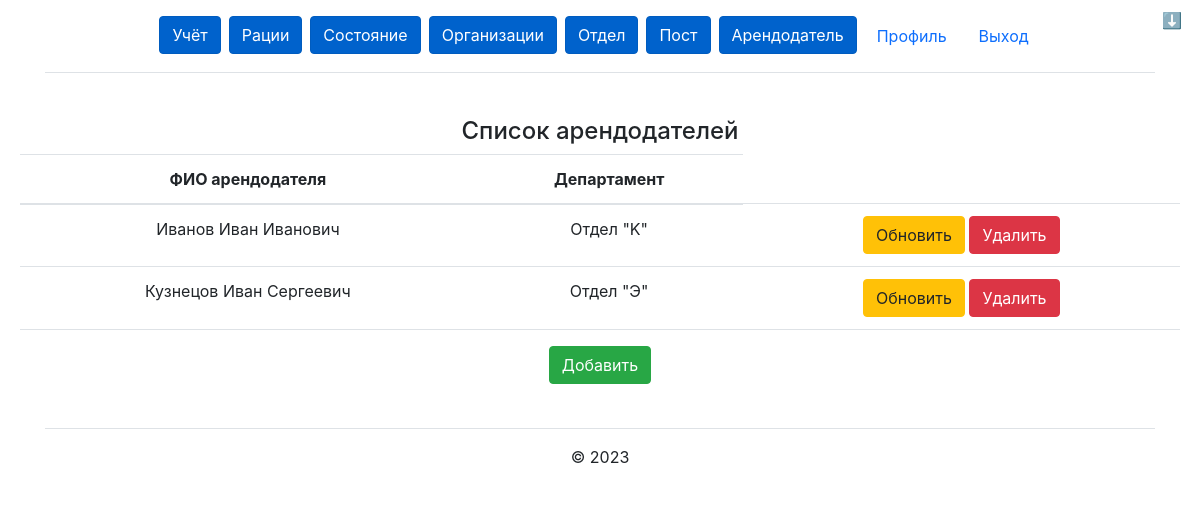
Page /resposible/ (signed in) on the earlier database version.
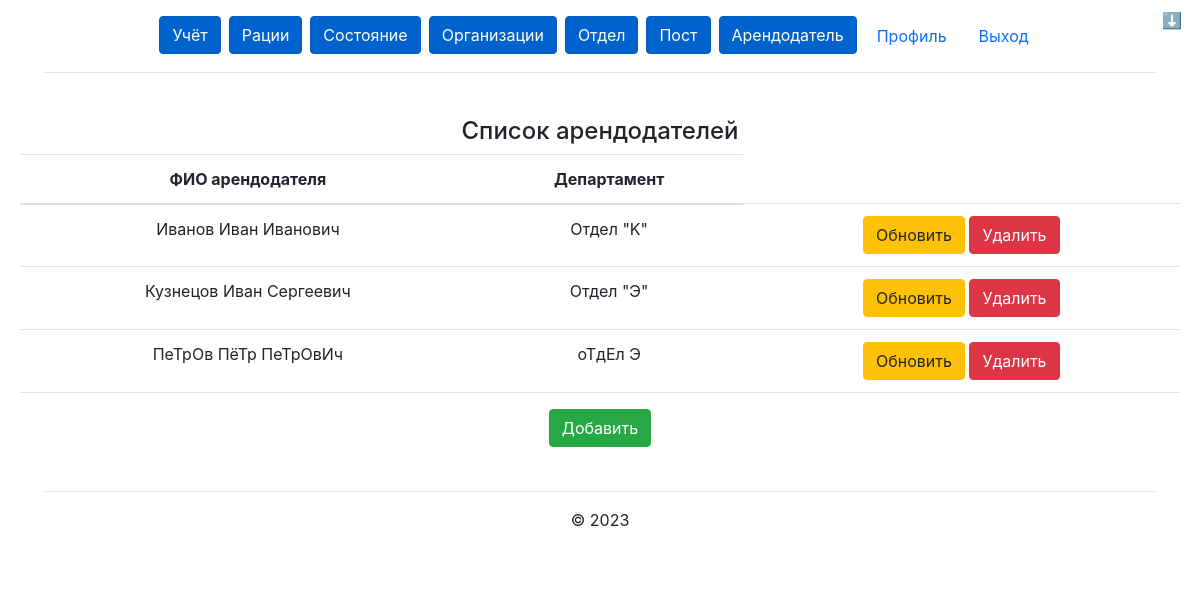
Same page on the later database version.
### resposible/models.py (models this page shows, shortened)
class Resposible(models.Model):
    id = models.AutoField(primary_key=True)
    id_department = models.ForeignKey(Department, on_delete=models.CASCADE)
    resposible_fio = models.CharField('ФИО ответственного', max_length=600)
    class Meta:
        verbose_name = 'Ответственный'
        verbose_name_plural = 'Ответственные'

### department/models.py (models this page shows, shortened)
class Department(models.Model):
    id = models.AutoField(primary_key=True)
    name = models.CharField('Название отдела', max_length=1000)
    def __str__(self):
        return self.name
    class Meta:
        verbose_name = 'Отдел'
        verbose_name_plural = 'Отделы'

### resposible/views.py (the view)
# urls.py: path('', views.resposible_list, name='resposible_list'),
@login_required
def resposible_list(request):
    resposibles = Resposible.objects.all()
    return render(request, "resposible/list.html", {'resposibles': resposibles})

### resposible/templates/resposible/list.html
{% extends "main/base.html" %}
{% block content %}
<div class="card-body">
    <h4>Список арендодателей</h4>
    <table class="table">
        <thead>
            <tr>
                <th scope="col">ФИО арендодателя</th>
                <th scope="col">Департамент</th>
            </tr>
        </thead>
        <tbody>
            {% for resposible in resposibles %}
            <tr>
                <td>{{ resposible.resposible_fio }}</td>
                <td>{{ resposible.id_department }}</td>
                <td><a type="button" class="btn btn-warning" href="update/{{ resposible.id }}">Обновить</a>
                    <a type="button" class="btn btn-danger" href="delete/{{ resposible.id }}">Удалить</a>
                </td>
            </tr>
            {% endfor %}
        </tbody>
    </table>
    <a type="button" class="btn btn-success" href="create">Добавить</a>
</div>
{% endblock %}

Differences in the rows shown:
added Resposible: resposible_fio "ПеТрОв ПёТр ПеТрОвИч", id_department "оТдЕл Э"
